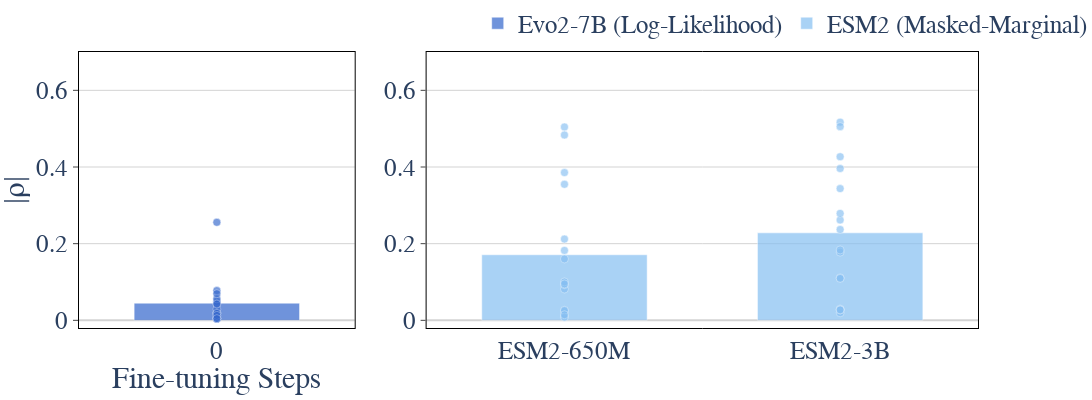

Notebook code cell kept with this figure:
### Code cell
# Plot 1×2 subplots with shared y-axis in the house style
import plotly.graph_objects as go
from plotly.subplots import make_subplots

left_count = max(1, len(means_evo2))
right_count = max(1, len(means_esm2))
fig = make_subplots(rows=1, cols=2, horizontal_spacing=0.08, column_widths=[left_count, right_count])

# Left: evo2 base + fine-tuning bars (categorical x)
x_evo2_labels = [str(s) for s in steps_labels_evo2]
fig.add_trace(
    go.Bar(
        x=x_evo2_labels,
        y=means_evo2,
        marker_color='#3366CC',  # All bars use the same blue color
        opacity=0.7,
        name='Evo2-7B (Log-Likelihood)',
        width=0.6,
    ),
    row=1, col=1
)

# Overlay points for evo2
for i, vals in enumerate(points_evo2):
    if not vals:
        continue
    fig.add_trace(
        go.Scatter(
            x=[x_evo2_labels[i]] * len(vals),
            y=vals,
            mode='markers',
            marker=dict(
                color='#3366CC',  # All points use the same blue color
                size=8,
                opacity=0.65,
                line=dict(color="white", width=0.5)
            ),
            showlegend=False,
            hovertemplate=f"Step: {x_evo2_labels[i]}<br>|ρ|: %{{y}}<extra></extra>"
        ),
        row=1, col=1
    )

# Right: ESM2 bars (categorical x)
x_esm2_labels = labels_esm2
fig.add_trace(
    go.Bar(
        x=x_esm2_labels,
        y=means_esm2,
        marker_color='#86bff2',  # Unified ESM2 color
        opacity=0.7,
        name='ESM2 (Masked-Marginal)',
        width=0.6,
    ),
    row=1, col=2
)

# Make bars with consistent width (apply to all bar traces)
fig.update_traces(width=0.6, selector=dict(type='bar'))

# Overlay points for ESM2
for i, vals in enumerate(points_esm2):
    if not vals:
        continue
    fig.add_trace(
        go.Scatter(
            x=[x_esm2_labels[i]] * len(vals),
            y=vals,
            mode='markers',
            marker=dict(
                color='#86bff2',
                size=8,
                opacity=0.65,
                line=dict(color="white", width=0.5)
            ),
            showlegend=False,
            hovertemplate=f"Model: {x_esm2_labels[i]}<br>|ρ|: %{{y}}<extra></extra>"
        ),
        row=1, col=2
    )

# Axis labels and ticks
fig.update_xaxes(
    title_text="Fine-tuning Steps",
    tickmode='array',
    tickvals=x_evo2_labels,
    ticktext=x_evo2_labels,
    tickangle=0,
    showline=True,
    linecolor='black',
    mirror=True,
    title_standoff=0,
    row=1, col=1,
    tickfont=dict(size=25, family="Arial"),
)

fig.update_xaxes(
    title_text="",
    tickmode='array',
    tickvals=x_esm2_labels,
    ticktext=x_esm2_labels,
    tickangle=0,
    showline=True,
    linecolor='black',
    mirror=True,
    row=1, col=2,
    tickfont=dict(size=25, family="Arial"),
)

# Shared y axis formatting and style to match the last figure
y_values = [v for vals in (points_evo2 + points_esm2) for v in vals]
# if len(y_values) > 0:
#     y_min = min(y_values) - 0.05
#     y_max = max(y_values) + 0.05
# else:
#     y_min, y_max = 0.0, 1.0
y_min = -0.02
y_max = 0.7

for c in [1, 2]:
    fig.update_yaxes(
        title_text='|ρ|' if c == 1 else '',
        range=[y_min, y_max],
        dtick=0.2,  # Show ticks every 0.2
        ticks='outside',
        showline=True,
        linecolor='black',
        mirror=True,
        gridcolor='lightgrey',
        zerolinecolor='lightgrey',
        showgrid=True,
        row=1, col=c,
        tickfont=dict(size=25, family="Arial"),
    )

# Layout in the style of your last plotly figure
fig.update_layout(
    template='plotly_white',
    width=1600,
    height=400,
    showlegend=True,
    legend=dict(
        orientation="h",  # Horizontal orientation
        yanchor="bottom",
        y=1.02,  # Position above the plot
        xanchor="center",
        x=0.785,  # Center horizontally
        bgcolor='rgba(255,255,255,0.8)'
    ),
    margin=dict(t=0, b=0, l=60, r=0),  # Adjusted margins
    font=dict(family='Arial, sans-serif', size=25),
    plot_bgcolor='white',
    bargap=0.0,
    bargroupgap=0.0
)

fig.show()

# Save outputs (optional - uncomment to save)
out_file_svg = "dms_40b.svg"   
out_file_pdf = "dms_40b.pdf"
fig.write_image(out_file_svg)
import subprocess
subprocess.run(["inkscape", out_file_svg, "--export-pdf=" + out_file_pdf])

### Figure 1 — Plotly figure (JSON) as saved in the notebook; plotly's stock layout.template omitted (floating-point values rounded to 4 significant figures)
{"data": [{"marker": {"color": "#3366CC"}, "name": "Evo2-7B (Log-Likelihood)", "opacity": 0.7, "type": "bar", "width": 0.6, "x": ["0"], "xaxis": "x", "y": [0.04475], "yaxis": "y"}, {"hovertemplate": "Step: 0<br>|ρ|: %{y}<extra></extra>", "marker": {"color": "#3366CC", "line": {"color": "white", "width": 0.5}, "opacity": 0.65, "size": 8}, "mode": "markers", "showlegend": false, "type": "scatter", "x": ["0", "0", "0", "0", "0", "0", "0", "0", "0", "0", "0", "0", "0", "0", "0", "0"], "xaxis": "x", "y": [0.02069, 0.004272, 0.04986, 0.07759, 0.01828, 0.2557, 0.004328, 0.02917, 0.008324, 0.04438, 0.05601, 0.01808, 0.04238, 0.01304, 0.004449, 0.06938], "yaxis": "y"}, {"marker": {"color": "#86bff2"}, "name": "ESM2 (Masked-Marginal)", "opacity": 0.7, "type": "bar", "width": 0.6, "x": ["ESM2-650M", "ESM2-3B"], "xaxis": "x2", "y": [0.1711, 0.2282], "yaxis": "y2"}, {"hovertemplate": "Model: ESM2-650M<br>|ρ|: %{y}<extra></extra>", "marker": {"color": "#86bff2", "line": {"color": "white", "width": 0.5}, "opacity": 0.65, "size": 8}, "mode": "markers", "showlegend": false, "type": "scatter", "x": ["ESM2-650M", "ESM2-650M", "ESM2-650M", "ESM2-650M", "ESM2-650M", "ESM2-650M", "ESM2-650M", "ESM2-650M", "ESM2-650M", "ESM2-650M", "ESM2-650M", "ESM2-650M", "ESM2-650M", "ESM2-650M", "ESM2-650M", "ESM2-650M"], "xaxis": "x2", "y": [0.08166, 0.2119, 0.01118, 0.09293, 0.5043, 0.4835, 0.3549, 0.02424, 0.1003, 0.3855, 0.02624, 0.09501, 0.1601, 0.1823, 0.008247, 0.01455], "yaxis": "y2"}, {"hovertemplate": "Model: ESM2-3B<br>|ρ|: %{y}<extra></extra>", "marker": {"color": "#86bff2", "line": {"color": "white", "width": 0.5}, "opacity": 0.65, "size": 8}, "mode": "markers", "showlegend": false, "type": "scatter", "x": ["ESM2-3B", "ESM2-3B", "ESM2-3B", "ESM2-3B", "ESM2-3B", "ESM2-3B", "ESM2-3B", "ESM2-3B", "ESM2-3B", "ESM2-3B", "ESM2-3B", "ESM2-3B", "ESM2-3B", "ESM2-3B", "ESM2-3B", "ESM2-3B"], "xaxis": "x2", "y": [0.2369, 0.4268, 0.02952, 0.01962, 0.3437, 0.02699, 0.1109, 0.2618, 0.517, 0.1092, 0.178, 0.2789, 0.02724, 0.1835, 0.5053, 0.396], "yaxis": "y2"}], "layout": {"bargap": 0, "bargroupgap": 0, "font": {"family": "Arial, sans-serif", "size": 25}, "height": 400, "legend": {"bgcolor": "rgba(255,255,255,0.8)", "orientation": "h", "x": 0.785, "xanchor": "center", "y": 1.02, "yanchor": "bottom"}, "margin": {"b": 0, "l": 60, "r": 0, "t": 0}, "plot_bgcolor": "white", "showlegend": true, "width": 1600, "xaxis": {"anchor": "y", "domain": [0, 0.3067], "linecolor": "black", "mirror": true, "showline": true, "tickangle": 0, "tickfont": {"family": "Arial", "size": 25}, "tickmode": "array", "ticktext": ["0"], "tickvals": ["0"], "title": {"standoff": 0, "text": "Fine-tuning Steps"}}, "xaxis2": {"anchor": "y2", "domain": [0.3867, 1], "linecolor": "black", "mirror": true, "showline": true, "tickangle": 0, "tickfont": {"family": "Arial", "size": 25}, "tickmode": "array", "ticktext": ["ESM2-650M", "ESM2-3B"], "tickvals": ["ESM2-650M", "ESM2-3B"], "title": {"text": ""}}, "yaxis": {"anchor": "x", "domain": [0, 1], "dtick": 0.2, "gridcolor": "lightgrey", "linecolor": "black", "mirror": true, "range": [-0.02, 0.7], "showgrid": true, "showline": true, "tickfont": {"family": "Arial", "size": 25}, "ticks": "outside", "title": {"text": "|ρ|"}, "zerolinecolor": "lightgrey"}, "yaxis2": {"anchor": "x2", "domain": [0, 1], "dtick": 0.2, "gridcolor": "lightgrey", "linecolor": "black", "mirror": true, "range": [-0.02, 0.7], "showgrid": true, "showline": true, "tickfont": {"family": "Arial", "size": 25}, "ticks": "outside", "title": {"text": ""}, "zerolinecolor": "lightgrey"}}}
